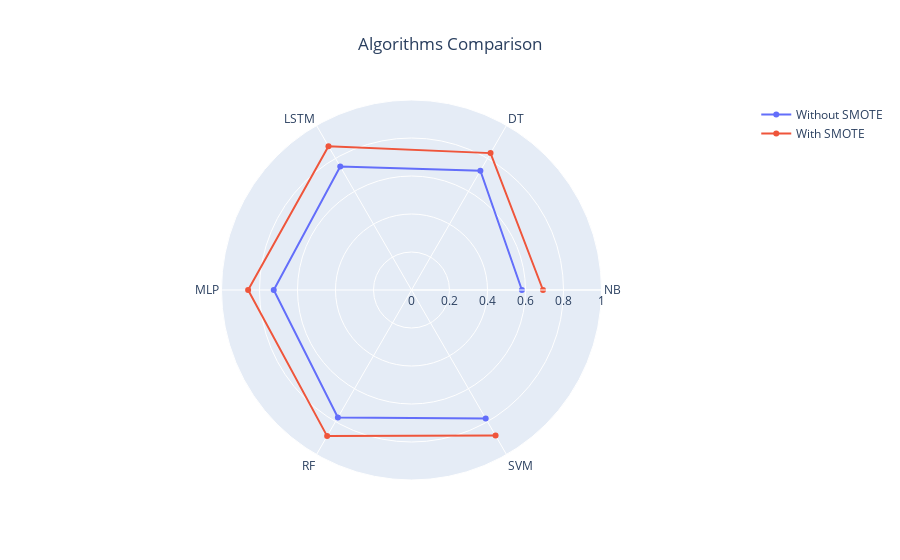

Write notebook code for a chart like this one.
### Code cell
#Ridar Chart
categories = final_names

fig = go.Figure()

fig.add_trace(go.Scatterpolar(
      r=final_result,
      theta=categories,
      name = 'Without SMOTE'
      
))

fig.add_trace(go.Scatterpolar(
      r=final_result_S,
      theta=categories,
      name = 'With SMOTE'
    
))

fig.update_layout(
  polar=dict(
    radialaxis=dict(
      visible=True,
      range=[0, 1]
    )),
  title='Algorithms Comparison',title_x=0.5,
  showlegend=True
)
fig.write_image("GridSearchCV Screenshots/Exp3/Algorithm_Comparison_R.png")
fig.show()

### Figure 1 — Plotly figure (JSON) as saved in the notebook; plotly's stock layout.template omitted (floating-point values rounded to 4 significant figures)
{"data": [{"name": "Without SMOTE", "r": [0.581, 0.725, 0.75, 0.725, 0.775, 0.781], "theta": ["NB", "DT", "LSTM", "MLP", "RF", "SVM"], "type": "scatterpolar"}, {"name": "With SMOTE", "r": [0.692, 0.832, 0.874, 0.86, 0.888, 0.885], "theta": ["NB", "DT", "LSTM", "MLP", "RF", "SVM"], "type": "scatterpolar"}], "layout": {"polar": {"radialaxis": {"range": [0, 1], "visible": true}}, "showlegend": true, "title": {"text": "Algorithms Comparison", "x": 0.5}}}
